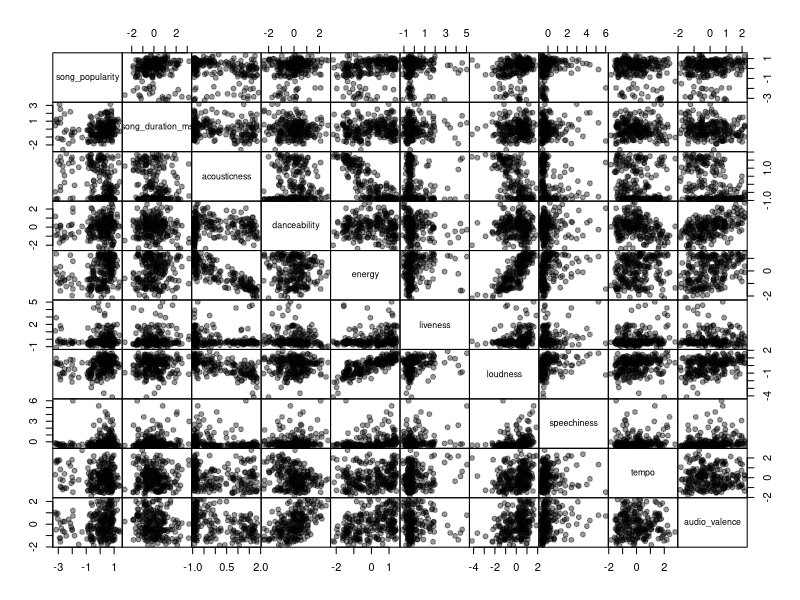
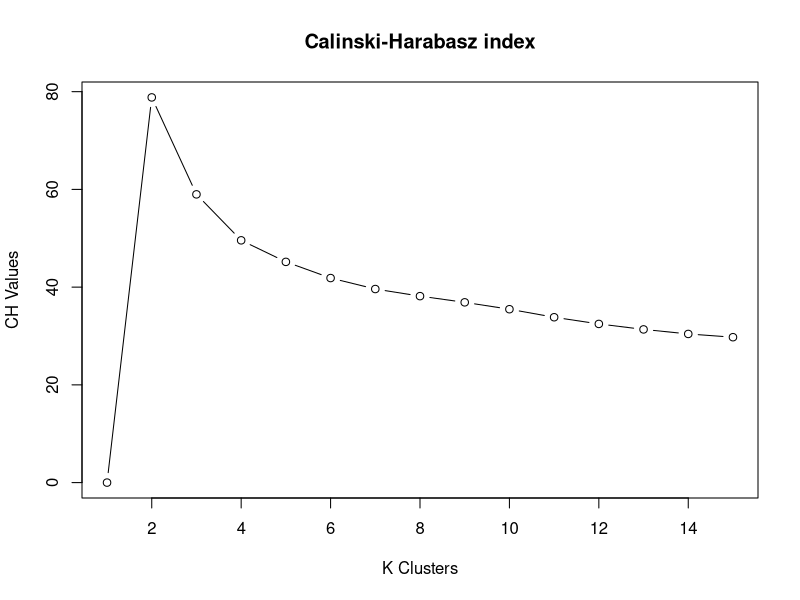
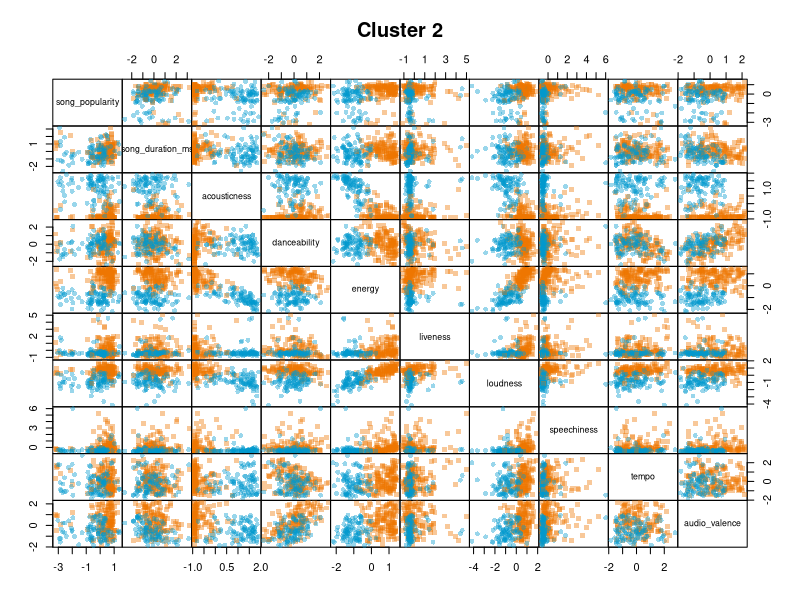
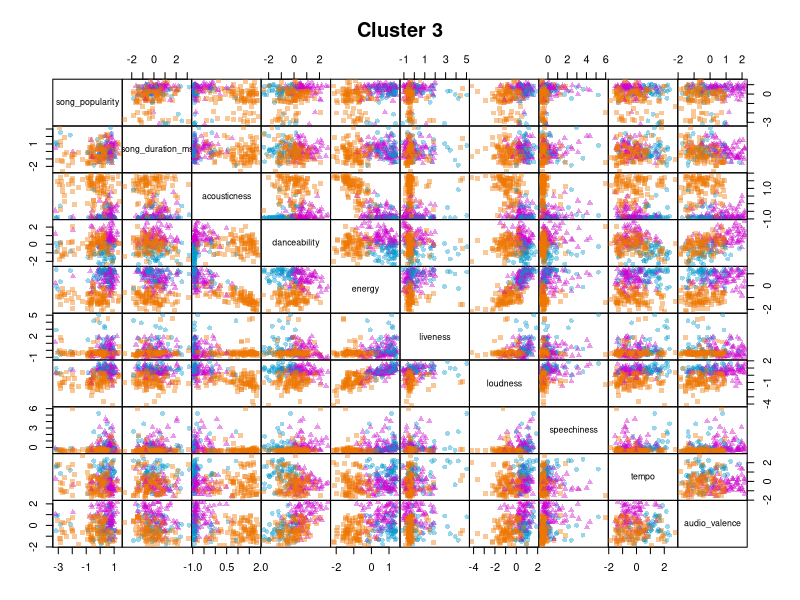
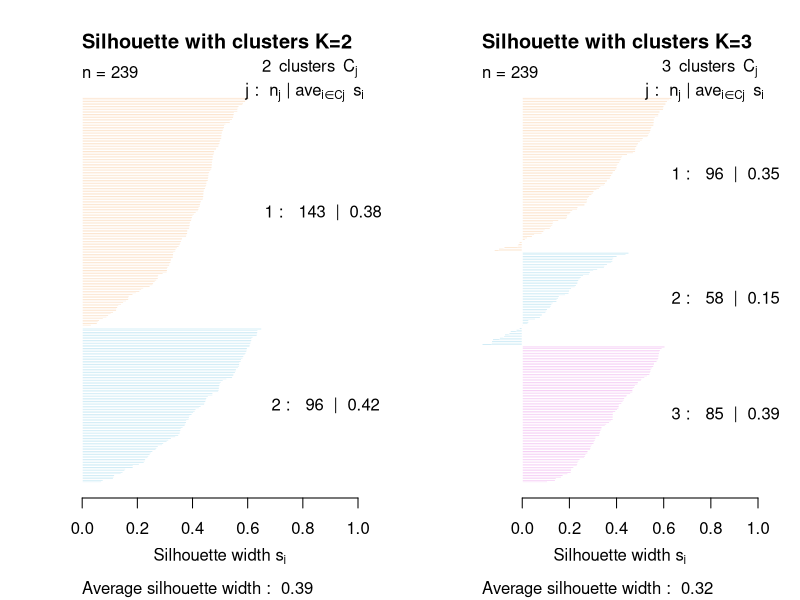

Recreate these plots in R, in order.
## ---- chunk 1

#Loading the data after setting up a working directory and placing the data file to that directory. 

musicdata<-read.csv("data_spotify_songs.csv",header = T)
#str(musicdata)
## ---- chunk 2
musicdata1<-musicdata[,-c(1,2,3)]
head(musicdata1)
## ---- chunk 3
meanval<-apply(musicdata1,2,mean)
sdval<-apply(musicdata1,2,sd)
musicdata1<-scale(musicdata1,meanval,sdval)
## ---- chunk 4
pairs(musicdata1,gap = 0,pch=19,col=adjustcolor(1,0.4))
## ---- chunk 5
k<-15
wss<-bss<-rep(NA,k)
for (i in 1:k) {
  fitmodel<- kmeans(musicdata1,centers = i,nstart = 50)
  wss[i]<-fitmodel$tot.withinss
  bss[i]<-fitmodel$betweenss
}

#computing CH Index
N<-nrow(musicdata1)
ch<-(bss/(1:k-1))/(wss/(N-1:k))
ch[1]<-0

plot(1:k,ch,type = "b",ylab = "CH Values",xlab = "K Clusters",main="Calinski-Harabasz index")
## ---- chunk 6
fitmodel2<-kmeans(musicdata1,centers = 2,nstart = 50)
fitmodel3<-kmeans(musicdata1,centers = 3,nstart = 50)

symb<-c(15,16,17)
col<-c("darkorange2","deepskyblue3","magenta3")

pairs(musicdata1,gap=0,pch=symb[fitmodel2$cluster],col=adjustcolor(col[fitmodel2$cluster],0.4),main="Cluster 2")
pairs(musicdata1,gap=0,pch=symb[fitmodel3$cluster],col=adjustcolor(col[fitmodel3$cluster],0.4),main="Cluster 3")

## ---- chunk 7
library("cluster")

#Calculating Euclidean distance

distance<-dist(musicdata1,method = "euclidean")^2

#This distance shows the distance between the data points. This can be used to analyze if the data points are close or very far from the neighbouring one and can account for dissimilarity points.

sil2<-silhouette(fitmodel2$cluster,distance)
sil3<-silhouette(fitmodel3$cluster,distance)

par(mfrow=c(1,2))
plot(sil2,col=adjustcolor(col[1:2],0.3),main="Silhouette with clusters K=2")

plot(sil3,col=adjustcolor(col[1:3],0.3),main="Silhouette with clusters K=3")

## ---- chunk 8
library(e1071)

#k=2
tab<-table(fitmodel2$cluster,musicdata$genre)
tab
classAgreement(tab)

